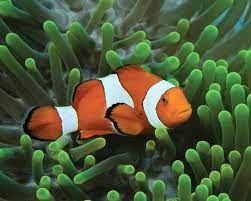
#> input picture Assignment 43/nemo.jpg, 251 x 201 px
$ jupyter execute finding_nemo.ipynb   (shell and % lines are left out)
#> lines starting #> are read from the running program, lines starting #| are printed output that depends on the picture
[cell 1]
import numpy as np
import matplotlib.pyplot as plt
import cv2

from KNN_main import KNN

[cell 2]
nemo = cv2.imread("nemo.jpg")
#> nemo is the input picture: shape (201, 251, 3); mean B, G, R 56, 88.7, 75.9
nemo = cv2.cvtColor(nemo, cv2.COLOR_BGR2RGB)
plt.imshow(nemo)
plt.show

[cell 3]
pixels_list_rgb = nemo.reshape(-1, 3)

pixels_list_rgb.shape

fig = plt.figure(figsize=(8, 8))
ax = fig.add_subplot(projection = "3d")

ax.scatter(pixels_list_rgb[:, 0], pixels_list_rgb[:, 1], pixels_list_rgb[:, 2], c = pixels_list_rgb/255)
plt.show()
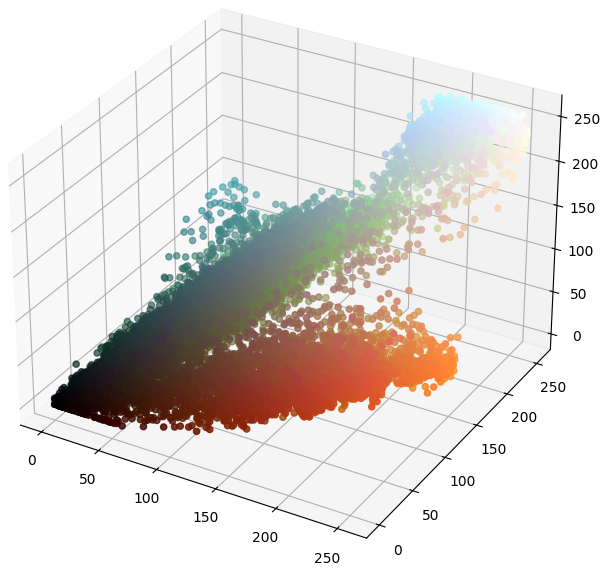
#> figure drawn by matplotlib, 1 panel
